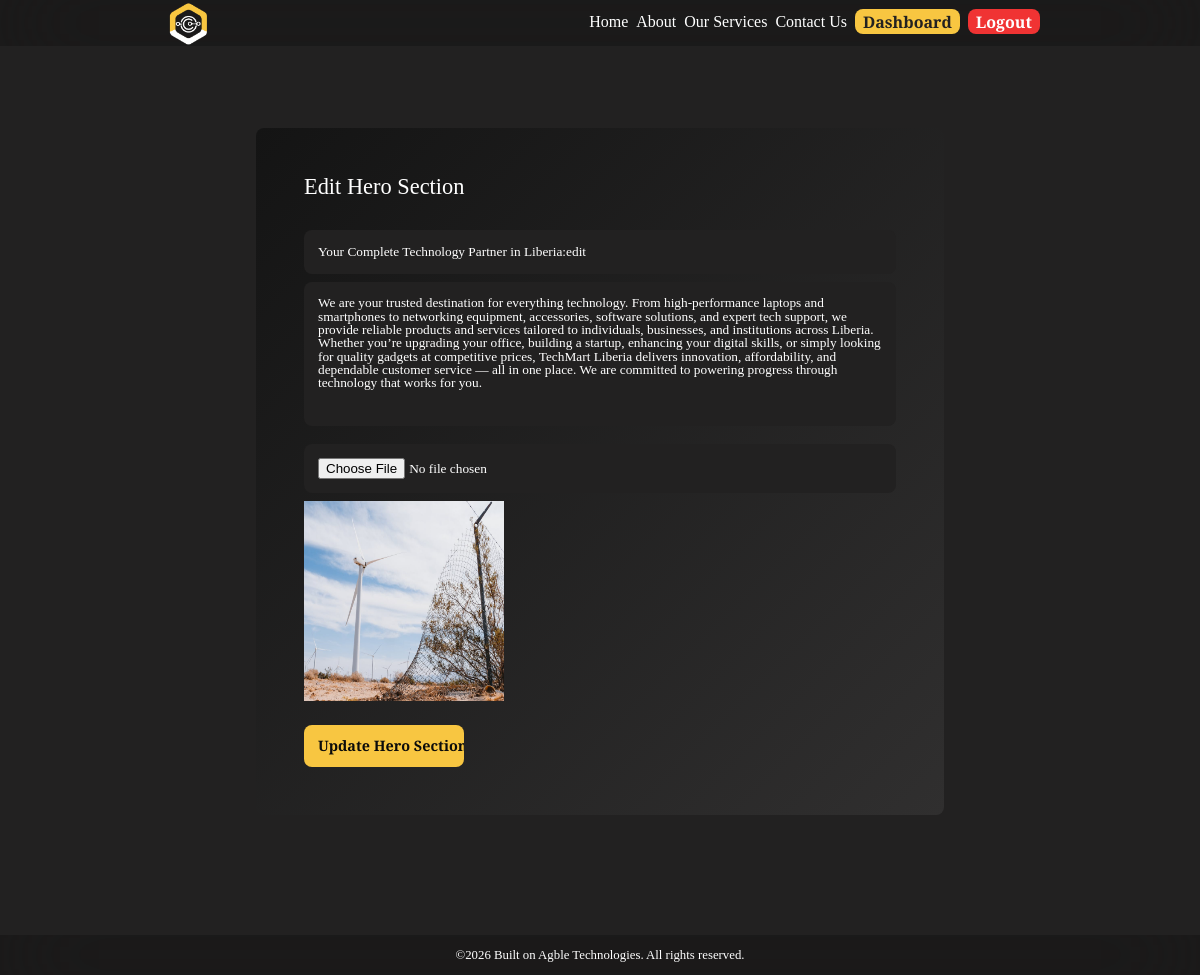
Page /edit_hero/1/ (signed in) on the committed database.
### main/models.py (models this page shows, shortened)
class Hero_Section(models.Model):
    hero_text_title = models.CharField(max_length=110)
    hero_text_body = models.TextField(max_length=650)
    hero_image = models.ImageField(upload_to=image_upload_path)
    mandatory_field = models.CharField(max_length=20, blank=True)

### main/views.py (the view, shortened to what this page needs)
# urls.py: path('edit_hero/<int:hero_id>/', views.edit_hero, name='edit_hero'),
@login_required
def edit_hero(request, hero_id):
    hero = Hero_Section.objects.get(pk=hero_id)
    return render(request, 'main/edit_hero.html', {'hero': hero})

### main/templates/main/edit_hero.html (shortened to what this page needs)
{% extends 'main/layout.html' %}
{% load static %}
{% block content %}
<div class="form_field">
    <h2>Edit Hero Section</h2>
    <form method="post" enctype="multipart/form-data">
        <input type="text" name="hero_text_title" id="hero_text_title" value="{{ hero.hero_text_title }}"
            placeholder="Enter Hero Title" maxlength="110" required>
        <textarea name="hero_text_body" id="hero_text_body" placeholder="Enter Hero Text" maxlength="650"
            required>{{ hero.hero_text_body }}</textarea>
        <input type="file" name="hero_image" id="hero_image">
        {% if hero.hero_image %}
        <img src="{{ hero.hero_image.url }}" alt="{{ hero.hero_text_title }}" width=200 height=200 />
        {% endif %}
        <input type="submit" class="submit" value="Update Hero Section">
    </form>
</div>
{% endblock %}

### main/static/main/css/styles.css (style rules this page uses)
:root { --default_bg: #222121; --deep_bg: #0b0b0b; --color_gold: #f8c641; --text_color: #ffffff; --text_color_variant: rgb(71, 71, 71); --color_danger: #f03333; --nav_bg: rgba(0, 0, 0, 0.2); --transition: all 300ms ease; --box_shadow: 0 1.5rem 2rem rgba(0, 0, 0, 0.4); --border_radius: 0.5rem; }
h2 { font-size: 1.4rem; }
body { background-color: var(--default_bg); }
.contact-form form input, form textarea { width: 100%; padding: 14px; background: var(--default_bg); color: var(--text_color); border: none; outline: none; border-radius: var(--border_radius); margin-bottom: 0.6rem; transition: var(--transition); resize: none; }
.form_field { margin: 5rem 6rem; background: linear-gradient(135deg, #141414, #302f2f, #1e1c1c); background-size: 200% 200%; animation: smoothShift 20s ease-in-out infinite; padding: 3rem; border-radius: var(--border_radius); display: grid; gap: 2rem; }
.form_field form { display: grid; gap: 0.5rem; width: 100%; }
.form_field form input { width: 100%; padding: 14px; background: var(--default_bg); color: var(--text_color); border: none; outline: none; border-radius: var(--border_radius); transition: var(--transition); }
.form_field form .submit { display: inline-block; font-size: 0.9rem; font-weight: 900; background: var(--color_gold); color: var(--deep_bg); width: 10rem; transition: var(--transition); margin-top: 1rem; }
#hero_text_body, #service_description, #about_hero_text_body, #why_us_desc { width: 100%; height: 9rem; }

### rows in the picture
Hero_Section: hero_text_title "Your Complete Technology Partner in Liberia:edit", hero_text_body "We are your trusted destination for everything technology. From high-performance laptops and smartphones to networking equipment, accessories, software solutions, and expert tech support, we provide reliable products and services tailored to individuals, businesses, and institutions across Liberia. Whether you’re upgrading your office, building a startup, enhancing your digital skills, or simply looking for quality gadgets at competitive prices, TechMart Liberia delivers innovation, affordability, and dependable customer service — all in one place. We are committed to powering progress through technology that works for you.", hero_image (picture)
